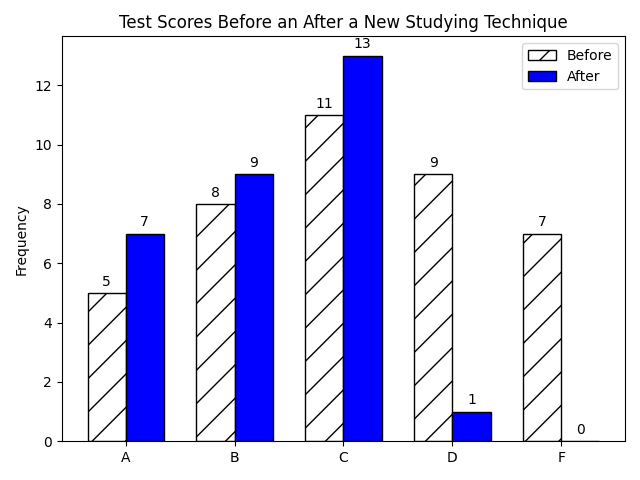

Here is the Python script that generated this plot:
import matplotlib.pyplot as plt 
import numpy as np 
import random as rd 

grades = ['A', 'B', 'C', 'D', 'F']
before = [5, 8, 11, 9, 7]
after = [7, 9, 13, 1, 0]

x = np.arange(len(grades))
width = 0.35  # width of the bars
fig, ax = plt.subplots()

rects1 = ax.bar(x-width/2, before, width, color = 'w', ec = 'k', hatch = '/', label="Before")
rects2 = ax.bar(x+width/2, after, width, color = 'b', ec = 'k', hatch = '', label="After")

ax.set_ylabel("Frequency")
ax.set_title("Test Scores Before an After a New Studying Technique")
ax.set_xticks(x, grades)
ax.legend()

ax.bar_label(rects1, padding=3)
ax.bar_label(rects2, padding=3)

fig.tight_layout()
plt.show()
